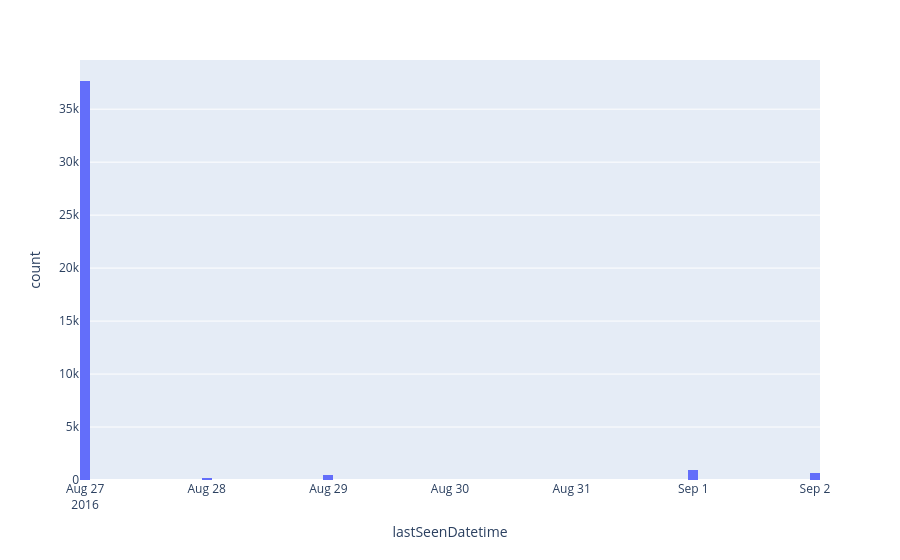

Notebook cell for this chart:
### Code cell
fig = px.histogram(twitterData, x="lastSeenDatetime", nbins=100)
fig.show()

### Figure 1 — Plotly figure (JSON) as saved in the notebook; plotly's stock layout.template omitted (floating-point values rounded to 4 significant figures; data arrays with more than 128 entries replaced by an {"elided": "..."} marker saying what was removed)
{"data": [{"alignmentgroup": "True", "bingroup": "x", "hovertemplate": "lastSeenDatetime=%{x}<br>count=%{y}<extra></extra>", "legendgroup": "", "marker": {"color": "#636efa", "pattern": {"shape": ""}}, "name": "", "nbinsx": 100, "offsetgroup": "", "orientation": "v", "showlegend": false, "type": "histogram", "x": {"elided": "40000 str values"}, "xaxis": "x", "yaxis": "y"}], "layout": {"barmode": "relative", "legend": {"tracegroupgap": 0}, "margin": {"t": 60}, "xaxis": {"anchor": "y", "domain": [0, 1], "title": {"text": "lastSeenDatetime"}}, "yaxis": {"anchor": "x", "domain": [0, 1], "title": {"text": "count"}}}}
